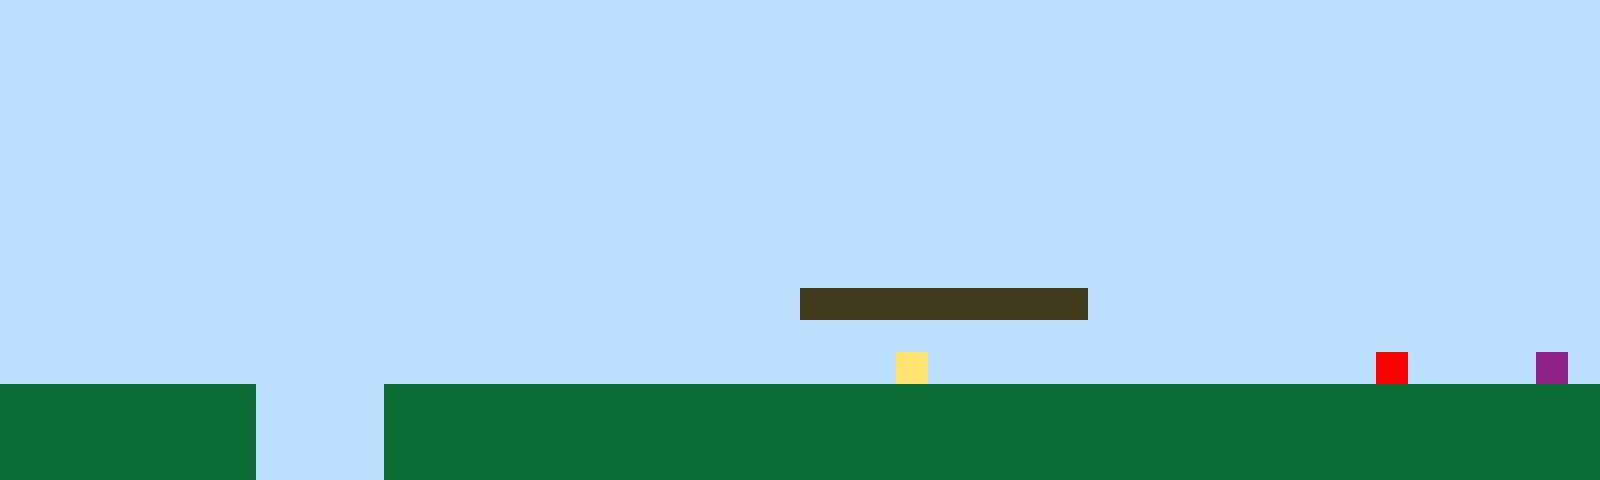

A 2D game scene composited from a Tiled map and its tileset images. What follows is a short description and the map's XML, with every tile layer's data as written:
An orthogonal 50x15 tile map with 32x32 px tiles, 1 tile layer (Tile Layer 1).

<map version="1.10" tiledversion="1.11.2" orientation="orthogonal" renderorder="right-up" width="50" height="15" tilewidth="32" tileheight="32" infinite="0" nextlayerid="2" nextobjectid="1"><editorsettings><export target="map1.csv" format="csv" /></editorsettings><tileset firstgid="1" name="sprites" tilewidth="32" tileheight="32" tilecount="6" columns="3"><image source="sprites.png" width="96" height="64" /></tileset><layer id="1" name="Tile Layer 1" width="50" height="15"><data encoding="csv">1,1,1,1,1,1,1,1,1,1,1,1,1,1,1,1,1,1,1,1,1,1,1,1,1,1,1,1,1,1,1,1,1,1,1,1,1,1,1,1,1,1,1,1,1,1,1,1,1,1,1,1,1,1,1,1,1,1,1,1,1,1,1,1,1,1,1,1,1,1,1,1,1,1,1,1,1,1,1,1,1,1,1,1,1,1,1,1,1,1,1,1,1,1,1,1,1,1,1,1,1,1,1,1,1,1,1,1,1,1,1,1,1,1,1,1,1,1,1,1,1,1,1,1,1,1,1,1,1,1,1,1,1,1,1,1,1,1,1,1,1,1,1,1,1,1,1,1,1,1,1,1,1,1,1,1,1,1,1,1,1,1,1,1,1,1,1,1,1,1,1,1,1,1,1,1,1,1,1,1,1,1,1,1,1,1,1,1,1,1,1,1,1,1,1,1,1,1,1,1,1,1,1,1,1,1,1,1,1,1,1,1,1,1,1,1,1,1,1,1,1,1,1,1,1,1,1,1,1,1,1,1,1,1,1,1,1,1,1,1,1,1,1,1,1,1,1,1,1,1,1,1,1,1,1,1,1,1,1,1,1,1,1,1,1,1,1,1,1,1,1,1,1,1,1,1,1,1,1,1,1,1,1,1,1,1,1,1,1,1,1,1,1,1,1,1,1,1,1,1,1,1,1,1,1,1,1,1,1,1,1,1,1,1,1,1,1,1,1,1,1,1,1,1,1,1,1,1,1,1,1,1,1,1,1,1,1,1,1,1,1,1,1,1,1,1,1,1,1,1,1,1,1,1,1,1,1,1,1,1,1,1,1,1,1,1,1,1,1,1,1,1,1,1,1,1,1,1,1,1,1,1,1,1,1,1,1,1,1,1,1,1,1,1,1,1,1,1,1,1,1,1,1,1,1,1,1,1,1,1,1,1,1,1,1,1,1,1,1,1,1,1,1,1,1,1,1,1,1,1,1,1,1,1,1,1,1,1,1,1,1,1,1,1,1,1,1,1,1,1,1,1,1,1,1,1,1,1,1,1,1,1,1,1,1,1,1,1,1,1,1,1,1,1,1,3,3,3,3,3,3,3,3,3,1,1,1,1,1,1,1,1,1,1,1,1,1,1,1,1,1,1,1,1,1,1,1,1,1,1,1,1,1,1,1,1,1,1,1,1,1,1,1,1,1,1,1,1,1,1,1,1,1,1,1,1,1,1,1,1,1,1,1,1,1,1,1,1,1,1,1,1,1,1,1,1,1,1,1,1,1,1,1,1,1,1,1,1,1,1,1,1,1,1,1,1,1,1,4,1,1,1,1,1,1,1,1,1,1,1,1,1,1,5,1,1,1,1,6,1,2,2,2,2,2,2,2,2,1,1,1,1,2,2,2,2,2,2,2,2,2,2,2,2,2,2,2,2,2,2,2,2,2,2,2,2,2,2,2,2,2,2,2,2,2,2,2,2,2,2,2,2,2,2,2,2,2,2,1,1,1,1,2,2,2,2,2,2,2,2,2,2,2,2,2,2,2,2,2,2,2,2,2,2,2,2,2,2,2,2,2,2,2,2,2,2,2,2,2,2,2,2,2,2,2,2,2,2,1,1,1,1,2,2,2,2,2,2,2,2,2,2,2,2,2,2,2,2,2,2,2,2,2,2,2,2,2,2,2,2,2,2,2,2,2,2,2,2,2,2</data></layer></map>
